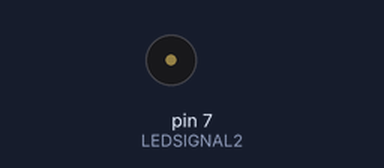
A sketch run on a simulated Arduino Uno, built with avr-gcc and run on an emulated ATmega328P. Parts: buzzer (waves = sounding).

Above: at 0.1 s.
Timing chart, 0 to 1.6 s (numbered marks = the images above):
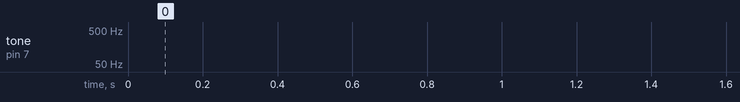

The sketch:

U3PRT2_02.ino
```cpp
#define LEDSIGNAL2 7

void setup() {
  pinMode(LEDSIGNAL2,OUTPUT);
  digitalWrite(LEDSIGNAL2,LOW);
}

void loop() {
  tone(LEDSIGNAL2,100);//Generar señal cuadretica a 31 Hz(Minimo 31)
  noTone(LEDSIGNAL2);//Detener generacion
}
```
